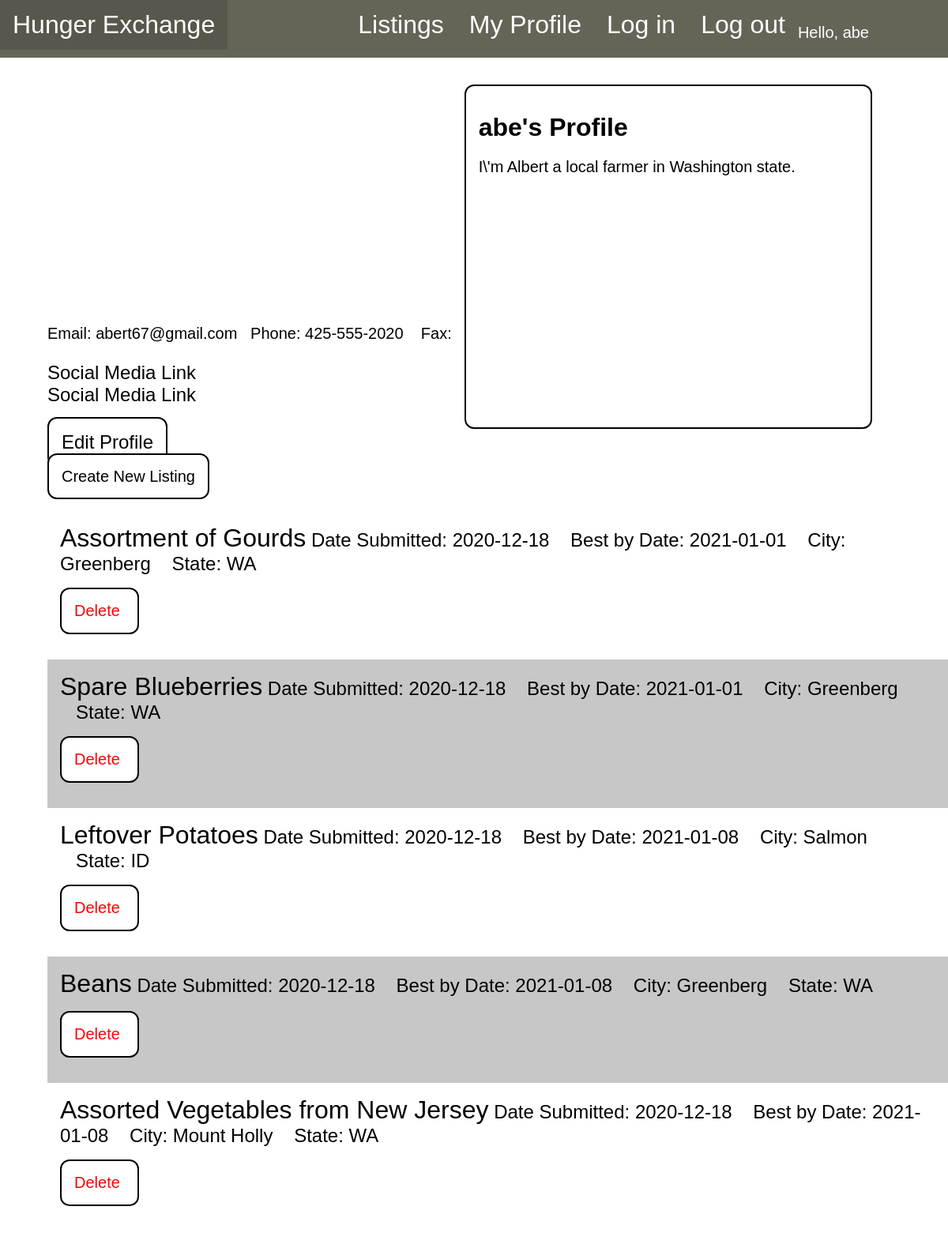
Page /profile.php (signed in) on the committed database.
### tables this page shows
CREATE TABLE `contactinformation` (
  `idContactInformation` int(11) NOT NULL,
  `email` varchar(255) DEFAULT NULL,
  `phoneNumber` char(255) DEFAULT NULL,
  `FaxNumber` char(255) DEFAULT NULL,
  `socialMediaId` int(11) DEFAULT NULL
);

CREATE TABLE `socialmedia` (
  `idSocialMedia` int(11) NOT NULL,
  `socialMediaLink` varchar(255) DEFAULT NULL,
  `socialMediaName` varchar(255) DEFAULT NULL
);

CREATE TABLE `users` (
  `idUsers` varchar(36) NOT NULL,
  `userName` varchar(24) DEFAULT NULL,
  `passHash` varchar(255) DEFAULT NULL,
  `userDesc` text,
  `profilePicPath` varchar(255) DEFAULT NULL,
  `contactId` int(11) DEFAULT NULL,
  `userType` int(11) DEFAULT NULL,
  `pImage` varchar(255) DEFAULT NULL
);

CREATE TABLE `listing` (
  `idListing` int(11) NOT NULL,
  `listingDesc` text,
  `listingDate` date NOT NULL,
  `bestByDate` date DEFAULT NULL,
  `city` char(255) DEFAULT NULL,
  `county` char(255) DEFAULT NULL,
  `state` char(255) DEFAULT NULL,
  `listingTitle` varchar(255) DEFAULT NULL,
  `address1` varchar(255) DEFAULT NULL,
  `address2` varchar(255) DEFAULT NULL,
  `lsImage` varchar(255) DEFAULT NULL
);

### profile.php (the view, shortened to what this page needs)
<?php
require_once 'config.inc.php';
?>
<!DOCTYPE html>
<html>
<head>
<link rel="stylesheet" href = "profile.css">
  <?php
  require_once 'navbar.php';
  if(isset($_SESSION["userId"])){
    $curruserId = $_SESSION["userId"];
    try{
      $stmt = $conn->stmt_init();
      $query = "SELECT userName FROM users WHERE idUsers = ?";
      $stmt->prepare($query);
      $stmt->bind_param("s",$curruserId);
      $stmt->execute();
      $stmt->bind_result($usertitle);
      echo"<br><title> Profile: ".$usertitle."</title>";
    }
    catch(mysqli_sql_exception $excep){
      echo "Database error:" . $conn->error;
      throw $excep;
    }
  }
  ?>
</head>
<body>
<div class="profileholder">
  <div class = "leftholder">
    <div class = "imageholder">
    </div>
    <div class = "AccountContact">
      <ul>
      <?php
      if(isset($_SESSION["userId"])){
        $curruserId = $_SESSION["userId"];
        try{
          $stmt = $conn->stmt_init();
          $query = "SELECT ci.email,ci.phoneNumber,ci.FaxNumber FROM contactinformation ci
          INNER JOIN users u ON u.contactId = ci.idContactInformation
          WHERE idUsers = ?";
          $stmt->prepare($query);
          $stmt->bind_param("s",$curruserId);
          $stmt->execute();
          $stmt->bind_result($email,$phonenumber,$Fax);
          echo "<li>Email: ".$email." &nbsp;&nbsp;Phone: ".$phonenumber." &nbsp;&nbsp; Fax: ".$Fax."</li>";
        }
        catch(mysqli_sql_exception $excep){
          echo "Database error:" . $conn->error;
          throw $excep;
        }
      }
      ?>
    </ul>
    </div>
    <div class = "SocialMedialist">
      <ul>
        <?php
        if(isset($_SESSION["userId"])){
          $curruserId = $_SESSION["userId"];
          try{
            $stmt = $conn->stmt_init();
            $query = "SELECT sm.socialMediaLink
            FROM socialmedia sm
            INNER JOIN contactsm csm ON csm.idSocialMedia = sm.idSocialMedia
            INNER JOIN contactinformation ci ON csm.idContactInformation = ci.idContactInformation
            INNER JOIN users u ON u.contactId = ci.idContactInformation WHERE u.idUsers = ?";
            $stmt->prepare($query);
            $stmt->bind_param("s",$curruserId);
            $stmt->execute();
            $stmt->bind_result($socialMediaLink);
            while($stmt->fetch()){
              echo "<li>";
              echo '<a href="'.$socialMediaLink.'"> Social Media Link</a>';
              echo "</li>";
            }
          }
          catch(mysqli_sql_exception $excep){
            echo "Database error:" . $conn->error;
            throw $excep;
          }
        }
        ?>
      </ul>
      <a href="profileform.php"> Edit Profile</a><br><br>
    </div>
  </div>
  <div class = "rightholder">
  <div class = "UserDescHolder">
    <?php
    echo"<br><h1>".$usertitle."'s Profile</h1>";
    if(isset($_SESSION["userId"])){
      $curruserId = $_SESSION["userId"];
      try{
        $stmt = $conn->stmt_init();
        $query = "SELECT userDesc FROM users WHERE idUsers = ?";
        $stmt->prepare($query);
        $stmt->bind_param("s",$curruserId);
        $stmt->execute();
        $stmt->bind_result($userdesc);
        echo "<p>".preg_replace('/\v+|\\\r\\\n/Ui','<br/>',$userdesc)."</p>";
      }
      catch(mysqli_sql_exception $excep){
        echo "Database error:" . $conn->error;
        throw $excep;
      }
    }
    ?>
  </div>
</div>
</div>
<div class = "UserProducelist">
  <a href="listingform.php"> Create New Listing</a><br>
  <ul>
    <?php
    if(isset($_SESSION["userId"])){
      $curruserId = $_SESSION["userId"];
      $stmt = $conn->stmt_init();
      try{
        $query = "SELECT l.idListing, l.listingTitle, l.listingDate, l.bestByDate, l.city, l.state
        FROM listing l INNER JOIN listinguser ul ON ul.idListing = l.idListing
        WHERE ul.idUsers = ?
        ORDER BY l.listingDate";
        $stmt->prepare($query);
        $stmt->bind_param("s",$curruserId);
        $stmt->execute();
        $stmt->bind_result($qlistId,$qlistTitle,$qlistDate,$qBestByDate,$qCity,$qstate);
        echo "<ul>";
          while($stmt->fetch()){
            echo "<li><a href='listing.php?id=". $qlistId. "'>".$qlistTitle.'</a>'. "   Date Submitted: "
            . $qlistDate." &nbsp;&nbsp;&nbsp;Best by Date: ". $qBestByDate." &nbsp;&nbsp;&nbsp;City: ". $qCity." &nbsp;&nbsp;&nbsp;State: ".$qstate."
            <div class = 'deletebutton'><a href='deletelisting.php?deletebutton=". $qlistId. "'>   Delete</a></div></li>";
          }
        echo "</ul>";
      }
      catch(mysqli_sql_exception $excep){
        echo "Database error:" . $conn->error;
        throw $excep;
      }
    }
    ?>
  </ul>
</div>
</body>
</html>

### profile.css (style rules this page uses)
.profileholder { display: flex; flex-direction: row; padding-left: 5%; flex-wrap: wrap; }
.UserDescHolder { padding: 1rem; min-height: 50vh; width: 40vw; float: right; border: 2px solid black; margin: 1rem; border-radius: 12px; border-collapse: separate; }
.UserDescHolder h1 { margin: 0; padding: 0; }
.UserDescHolder p { white-space: pre-line; font-size: 1.25rem; }
.imageholder { width:20rem; height:20rem; }
.UserProducelist { padding-left: 5%; }
.UserProducelist a { padding: 1rem; font-size: 1.25rem; border: 2px solid black; text-decoration: none; background-color: white; color: black; border-radius: 12px; }
.UserProducelist li a { text-decoration: none; font-size: 2rem; margin: 0; padding: 0; background-color: transparent; outline-style: none; border: none; color: black; }
.UserProducelist ul { margin-top: 2rem; list-style-type: none; padding: 0; }
.UserProducelist .deletebutton a { margin-top: 1rem; margin-bottom: 1rem; padding: 1rem; display: block; font-size: 1.25rem; border: 2px solid black; border-radius: 12px; text-decoration: none; background-color: white; width: 4rem; color: red; }
.UserProducelist li { font-size: 1.5rem; background-color: white; padding: 1rem; }
.UserProducelist li:nth-child(even) { background-color: #c7c7c7; }
.AccountContact ul { list-style-type: none; font-size: 1.25rem; padding: 0; }
.SocialMedialist a { text-decoration: none; color: black; }
.SocialMedialist ul { list-style-type: none; padding: 0; font-size: 1.5rem; margin-bottom: 2rem; }
.SocialMedialist li a { border: 0px; border-style: none; padding: 0; }
.SocialMedialist a { padding: 1rem; list-style-type: none; font-size: 1.5rem; border: 2px solid black; border-radius: 12px; }
.imageholder { height: 300px; width: 300px; }

### navbar.css (style rules this page uses)
head { margin:0px; }
body { font-family: Arial; margin: 0; padding: 0; background-color: ###ede7ca; }

### rows in the picture
contactinformation: email "abert67@gmail.com", phoneNumber "425-555-2020"
users: userName "abe", userDesc "I\\'m Albert a local farmer in Washington state."
listing: listingTitle "Assortment of Gourds", listingDate "2020-12-18", bestByDate "2021-01-01", city "Greenberg", state "WA"
listing: listingTitle "Spare Blueberries", listingDate "2020-12-18", bestByDate "2021-01-01", city "Greenberg", state "WA"
listing: listingTitle "Leftover Potatoes", listingDate "2020-12-18", bestByDate "2021-01-08", city "Salmon", state "ID"
listing: listingTitle "Beans", listingDate "2020-12-18", bestByDate "2021-01-08", city "Greenberg", state "WA"
listing: listingTitle "Assorted Vegetables from New Jersey", listingDate "2020-12-18", bestByDate "2021-01-08", city "Mount Holly", state "WA"

### other values in the picture
$_SESSION['username'] "abe"
